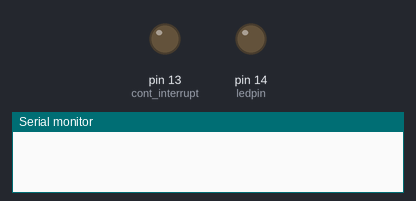
Recording of a sketch running on a simulated Arduino Uno, built with avr-gcc and run on an emulated ATmega328P. Shown: output pins drawn as LEDs (lit = HIGH), the last lines printed to the serial monitor.

Above: at 0.1 s.
At 1.1 s:
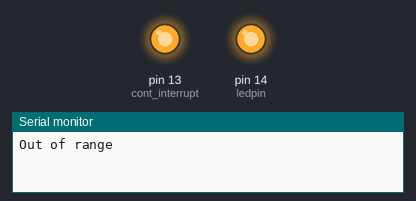
Timing chart, 0 to 2.6 s (numbered marks = the images above):
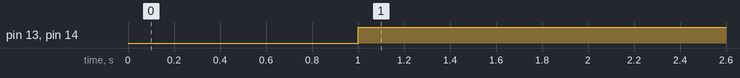

The sketch:

UltrasonicSensor.ino
```cpp
//HC-SR04 - Ultrasonic Sound Sensor
/* To be used after a change in heat has been detected by PIR sensor where the Ultrasonic sound sensor
will send a HIGH signal if it detects something/someone within 24 inches(2 feet) */

#define echo 11
#define trigger 12
#define cont_interrupt 13
#define ledpin 14

void setup()
{
  Serial.begin (9600);
  pinMode(echo, OUTPUT);
  pinMode(ledpin, OUTPUT);
  pinMode(cont_interrupt, OUTPUT);
  pinMode(trigger, INPUT);
}

void loop()
{
  long soundTime, soundDistance;
  digitalWrite(trigger, LOW);
  delayMicroseconds(4);
  digitalWrite(trigger, HIGH);
  delayMicroseconds(8);
  digitalWrite(trigger, LOW);
  soundTime = pulseIn(echo, HIGH);
  soundDistance = microsecsToinches(soundTime);

  if (soundDistance <= 24)
  {
    digitalWrite(cont_interrupt,HIGH);
    digitalWrite(ledpin, HIGH);
  }
  if (soundDistance > 24 || soundDistance <= 0)
  {
    Serial.println("Out of range");
  }
  else
  {
    Serial.print(soundDistance);
    Serial.println(" inches");
  }
  delay(500);
}

long microsecsToinches(long microsecs)
{
  // According to Parallax's datasheet for the PING))), there are
  // 73.746 microseconds per inch (i.e. sound travels at 1130 feet per
  // second).  This gives the distance travelled by the ping, outbound
  // and return, so we divide by 2 to get the distance of the obstacle.
  // See: http://www.parallax.com/dl/docs/prod/acc/28015-PING-v1.3.pdf
  return microsecs / 74 / 2;
}
```

Measured:
- by itself, pin 13 (cont_interrupt), pin 14 (ledpin): LOW → HIGH at 1.0 s
